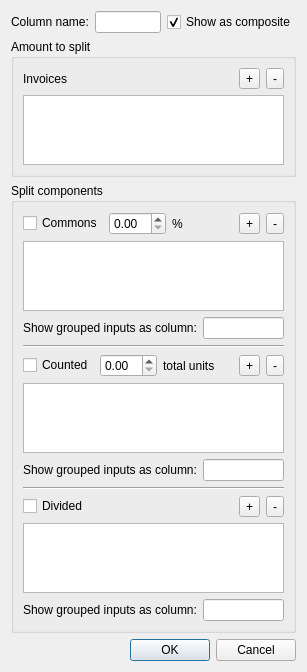
<?xml version="1.0" encoding="UTF-8"?>
<ui version="4.0">
 <class>SetupAutoSplitColumn</class>
 <widget class="QDialog" name="SetupAutoSplitColumn">
  <property name="geometry">
   <rect>
    <x>0</x>
    <y>0</y>
    <width>307</width>
    <height>665</height>
   </rect>
  </property>
  <property name="windowTitle">
   <string>Dialog</string>
  </property>
  <layout class="QVBoxLayout" name="verticalLayout_3">
   <item>
    <layout class="QHBoxLayout" name="horizontalLayout_8">
     <item>
      <widget class="QLabel" name="label_6">
       <property name="text">
        <string>Column name:</string>
       </property>
      </widget>
     </item>
     <item>
      <widget class="QLineEdit" name="lineEditOutputColumnName"/>
     </item>
     <item>
      <widget class="QCheckBox" name="checkBoxShowOutputColumnAsComposite">
       <property name="text">
        <string>Show as composite</string>
       </property>
       <property name="checked">
        <bool>true</bool>
       </property>
      </widget>
     </item>
    </layout>
   </item>
   <item>
    <widget class="QGroupBox" name="groupBox">
     <property name="title">
      <string>Amount to split</string>
     </property>
     <layout class="QVBoxLayout" name="verticalLayout">
      <item>
       <layout class="QHBoxLayout" name="horizontalLayout_7">
        <item>
         <widget class="QLabel" name="label_5">
          <property name="text">
           <string>Invoices</string>
          </property>
         </widget>
        </item>
        <item>
         <spacer name="horizontalSpacer_4">
          <property name="orientation">
           <enum>Qt::Horizontal</enum>
          </property>
          <property name="sizeHint" stdset="0">
           <size>
            <width>40</width>
            <height>20</height>
           </size>
          </property>
         </spacer>
        </item>
        <item>
         <widget class="QToolButton" name="toolButtonAddInvoice">
          <property name="text">
           <string>+</string>
          </property>
         </widget>
        </item>
        <item>
         <widget class="QToolButton" name="toolButtonDelInvoice">
          <property name="text">
           <string>-</string>
          </property>
         </widget>
        </item>
       </layout>
      </item>
      <item>
       <widget class="QListView" name="listViewInvoices"/>
      </item>
     </layout>
    </widget>
   </item>
   <item>
    <widget class="QGroupBox" name="groupBox_2">
     <property name="title">
      <string>Split components</string>
     </property>
     <layout class="QVBoxLayout" name="verticalLayout_2">
      <item>
       <layout class="QHBoxLayout" name="horizontalLayout_3">
        <item>
         <widget class="QCheckBox" name="checkBoxEnableCommonsComponent">
          <property name="text">
           <string>Commons</string>
          </property>
         </widget>
        </item>
        <item>
         <widget class="QDoubleSpinBox" name="doubleSpinBoxCommonsPercent"/>
        </item>
        <item>
         <widget class="QLabel" name="label">
          <property name="text">
           <string>%</string>
          </property>
         </widget>
        </item>
        <item>
         <spacer name="horizontalSpacer_3">
          <property name="orientation">
           <enum>Qt::Horizontal</enum>
          </property>
          <property name="sizeHint" stdset="0">
           <size>
            <width>40</width>
            <height>20</height>
           </size>
          </property>
         </spacer>
        </item>
        <item>
         <widget class="QToolButton" name="toolButtonAddCommonCoef">
          <property name="text">
           <string>+</string>
          </property>
         </widget>
        </item>
        <item>
         <widget class="QToolButton" name="toolButtonDelCommonCoef">
          <property name="text">
           <string>-</string>
          </property>
         </widget>
        </item>
       </layout>
      </item>
      <item>
       <widget class="QListView" name="listViewCommonsCoefficients"/>
      </item>
      <item>
       <layout class="QHBoxLayout" name="horizontalLayout_11">
        <item>
         <widget class="QLabel" name="label_9">
          <property name="text">
           <string>Show grouped inputs as column:</string>
          </property>
         </widget>
        </item>
        <item>
         <widget class="QLineEdit" name="lineEditCommonsCoefficientsColumn"/>
        </item>
       </layout>
      </item>
      <item>
       <widget class="Line" name="line_3">
        <property name="orientation">
         <enum>Qt::Horizontal</enum>
        </property>
       </widget>
      </item>
      <item>
       <layout class="QHBoxLayout" name="horizontalLayout_2">
        <item>
         <widget class="QCheckBox" name="checkBoxEnableCountedComponent">
          <property name="text">
           <string>Counted</string>
          </property>
         </widget>
        </item>
        <item>
         <widget class="QDoubleSpinBox" name="doubleSpinBoxCountedUnits"/>
        </item>
        <item>
         <widget class="QLabel" name="label_2">
          <property name="text">
           <string>total units</string>
          </property>
         </widget>
        </item>
        <item>
         <spacer name="horizontalSpacer_2">
          <property name="orientation">
           <enum>Qt::Horizontal</enum>
          </property>
          <property name="sizeHint" stdset="0">
           <size>
            <width>18</width>
            <height>20</height>
           </size>
          </property>
         </spacer>
        </item>
        <item>
         <widget class="QToolButton" name="toolButtonAddCountedCoef">
          <property name="text">
           <string>+</string>
          </property>
         </widget>
        </item>
        <item>
         <widget class="QToolButton" name="toolButtonDelCountedCoef">
          <property name="text">
           <string>-</string>
          </property>
         </widget>
        </item>
       </layout>
      </item>
      <item>
       <widget class="QListView" name="listViewCountedCoefficients"/>
      </item>
      <item>
       <layout class="QHBoxLayout" name="horizontalLayout_10">
        <item>
         <widget class="QLabel" name="label_8">
          <property name="text">
           <string>Show grouped inputs as column:</string>
          </property>
         </widget>
        </item>
        <item>
         <widget class="QLineEdit" name="lineEditCountedCoefficientsColumn"/>
        </item>
       </layout>
      </item>
      <item>
       <widget class="Line" name="line">
        <property name="orientation">
         <enum>Qt::Horizontal</enum>
        </property>
       </widget>
      </item>
      <item>
       <layout class="QHBoxLayout" name="horizontalLayout">
        <item>
         <widget class="QCheckBox" name="checkBoxEnableDividedComponent">
          <property name="text">
           <string>Divided</string>
          </property>
         </widget>
        </item>
        <item>
         <spacer name="horizontalSpacer">
          <property name="orientation">
           <enum>Qt::Horizontal</enum>
          </property>
          <property name="sizeHint" stdset="0">
           <size>
            <width>40</width>
            <height>20</height>
           </size>
          </property>
         </spacer>
        </item>
        <item>
         <widget class="QToolButton" name="toolButtonAddDividedCoef">
          <property name="text">
           <string>+</string>
          </property>
         </widget>
        </item>
        <item>
         <widget class="QToolButton" name="toolButtonDelDividedCoef">
          <property name="text">
           <string>-</string>
          </property>
         </widget>
        </item>
       </layout>
      </item>
      <item>
       <widget class="QListView" name="listViewDividedCoefficients"/>
      </item>
      <item>
       <layout class="QHBoxLayout" name="horizontalLayout_9">
        <item>
         <widget class="QLabel" name="label_7">
          <property name="text">
           <string>Show grouped inputs as column:</string>
          </property>
         </widget>
        </item>
        <item>
         <widget class="QLineEdit" name="lineEditDividedCoefficientsColumn"/>
        </item>
       </layout>
      </item>
     </layout>
    </widget>
   </item>
   <item>
    <widget class="QDialogButtonBox" name="buttonBox">
     <property name="orientation">
      <enum>Qt::Horizontal</enum>
     </property>
     <property name="standardButtons">
      <set>QDialogButtonBox::Cancel|QDialogButtonBox::Ok</set>
     </property>
    </widget>
   </item>
  </layout>
 </widget>
 <resources/>
 <connections>
  <connection>
   <sender>buttonBox</sender>
   <signal>accepted()</signal>
   <receiver>SetupAutoSplitColumn</receiver>
   <slot>accept()</slot>
   <hints>
    <hint type="sourcelabel">
     <x>248</x>
     <y>254</y>
    </hint>
    <hint type="destinationlabel">
     <x>157</x>
     <y>274</y>
    </hint>
   </hints>
  </connection>
  <connection>
   <sender>buttonBox</sender>
   <signal>rejected()</signal>
   <receiver>SetupAutoSplitColumn</receiver>
   <slot>reject()</slot>
   <hints>
    <hint type="sourcelabel">
     <x>316</x>
     <y>260</y>
    </hint>
    <hint type="destinationlabel">
     <x>286</x>
     <y>274</y>
    </hint>
   </hints>
  </connection>
 </connections>
</ui>
